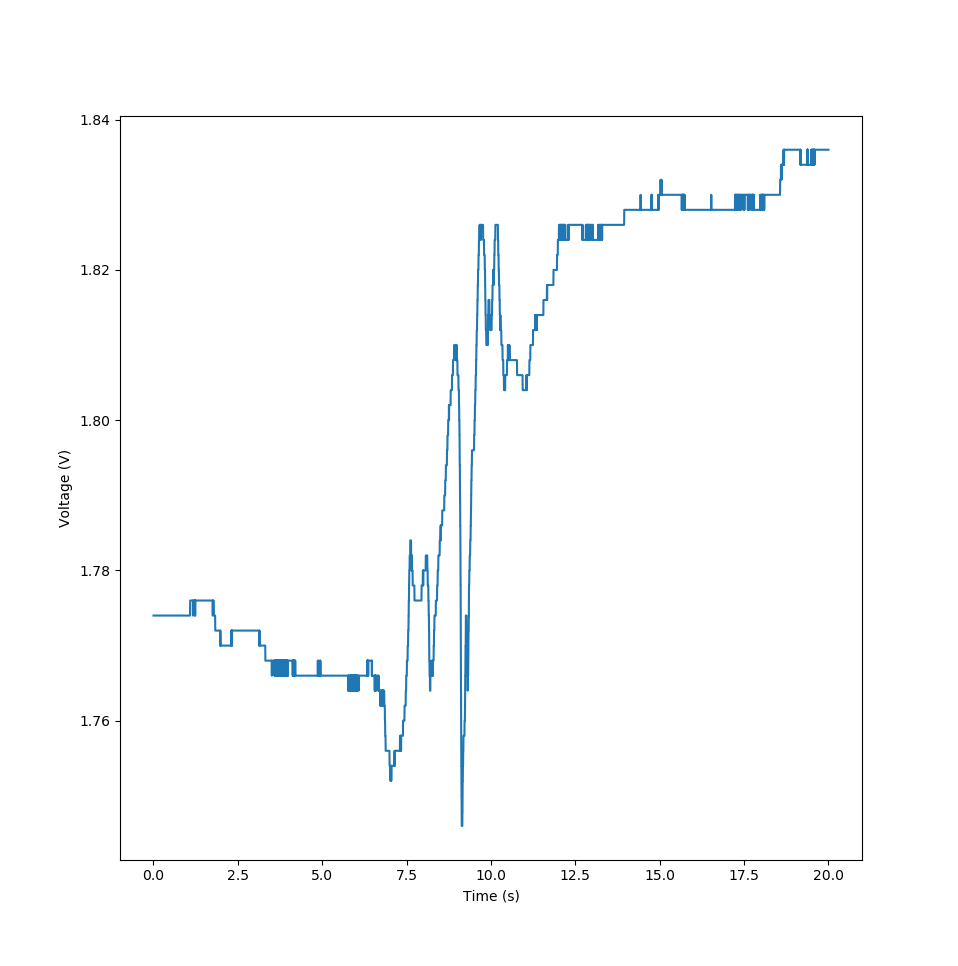

This figure's Python source:
import matplotlib.pyplot as plt
import numpy as np

timemag = np.load("magdata.npy")
plt.plot(*timemag)
plt.xlabel("Time (s)")
plt.ylabel("Voltage (V)")
plt.show()
